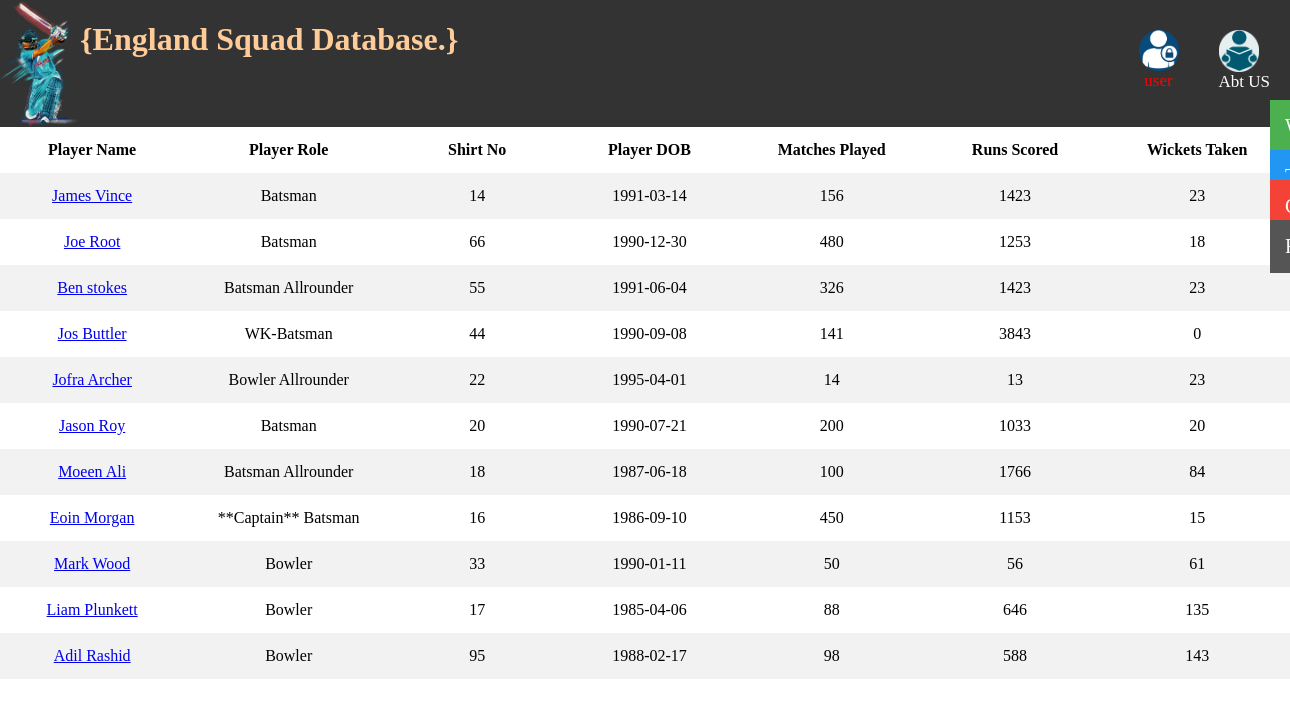
/engsquad.php (signed in), run on the app's committed database.
### tables this page shows
CREATE TABLE `England` (
  `name` varchar(20) DEFAULT NULL,
  `player_role` varchar(20) DEFAULT NULL,
  `player_shirt_no` int(11) NOT NULL,
  `player_birthdate` date DEFAULT NULL,
  `played` int(11) DEFAULT NULL,
  `runs` int(11) DEFAULT NULL,
  `wickets` int(11) DEFAULT NULL,
  `nat` varchar(30) NOT NULL DEFAULT 'England'
);

### engsquad.php (the view, shortened to what this page needs)
<?php
$con=mysqli_connect('localhost','root');
mysqli_select_db($con, 'cricket2');
$querry = "select * from England order by player_role = 'bowler' ";
$result = mysqli_query($con,$querry);
?>
<!DOCTYPE html>
<html>
<head>
<link rel="stylesheet" type="text/css" href="css/home.css">
<link rel="stylesheet" type="text/css" href="css/sidenav.css">
</head>
<body >
	<div class="navbar">
<img src="css/eng.png" width="80" height="90"; style="float: left;">
<h1 style="float: left; color:#ffcc99; "font-style: "Comic Sans MS">
{England Squad Database.} </h1>
 <a href="aboutus.php"><img src="css/us.png" width="40" height="60">Abt US</a>
 <a style="color: red" href="welcome.php"><img src="css/log.png" width="40" height="50"><?php echo $_SESSION['username']; ?></a>
  </div>
  <div id="mySidenav" class="sidenav">
  <a href="welcome.php" id="about">Welcome</a>
  <a href="teams.php" id="blog">Teams</a>
  <a href="coach.php" id="projects">Coach</a>
  <a href="ranking.php" id="contact">Ranking</a>
</div>
<table >
	<tr>
			<th>Player Name</th>
			<th>Player Role</th>
			<th>Shirt No</th>
			<th>Player DOB</th>
			<th>Matches Played</th>
			<th>Runs Scored</th>
			<th>Wickets Taken</th>
		</tr>
		<?php
		global $result;
		while ($rows=mysqli_fetch_assoc($result)):?>
			<tr align="center">
				<td><a href="#"><?php echo $rows['name'];?></a></td>
				<td><?php echo $rows['player_role'];?></td>
				<td><?php echo $rows['player_shirt_no'];?></td>
				<td><?php echo $rows['player_birthdate'];?></td>
				<td><?php echo $rows['played'];?></td>
				<td><?php echo $rows['runs'];?></td>
				<td><?php echo $rows['wickets']; ?>
				</td>
			</tr>
<?php endwhile;?>
</table>
</body>
</html>

### css/home.css (style rules this page uses)
* { box-sizing:border-box; }
body { font-family: "Arial", red serif); margin: 0; }
img { display: block; height: auto; max-width: 100%; }
.navbar { width: 100%; background-color: #555; overflow: auto; }
.navbar a { float: left; padding: 12px; color: white; text-decoration: none; font-size: 17px; }
.navbar { overflow: hidden; position: sticky; position: -webkit-sticky; top: 0; color: black; background-color: #333; }
.navbar a { float: right; display: block; color: white; text-align: center; padding: 30px 20px; text-decoration: none; }

### css/sidenav.css (style rules this page uses)
#mySidenav a { position: absolute; right: -80px; transition: 0.7s; padding: 15px; width: 100px; text-decoration: none; font-size: 20px; color: white; border-radius: 0 5px 5px 0; }
#about { top: 100px; background-color: #4CAF50; }
#blog { top: 150px; background-color: #2196F3; }
#projects { top: 180px; background-color: #f44336; }
#contact { top: 220px; background-color: #555 }

### engsquad.php (style rules this page uses)
table { border-collapse: collapse; width: 100%; }
th, td { border= 1px ; width: 900px; line-height: 30px; text-align: center; padding: 8px; }
tr:nth-child(even) { background-color: #f2f2f2; }

### data on the page
england: name "James Vince", player_role "Batsman", player_shirt_no "14", player_birthdate "1991-03-14", played "156", runs "1423", wickets "23"
england: name "Joe Root", player_role "Batsman", player_shirt_no "66", player_birthdate "1990-12-30", played "480", runs "1253", wickets "18"
england: name "Ben stokes", player_role "Batsman Allrounder", player_shirt_no "55", player_birthdate "1991-06-04", played "326", runs "1423", wickets "23"
england: name "Jos Buttler", player_role "WK-Batsman", player_shirt_no "44", player_birthdate "1990-09-08", played "141", runs "3843", wickets "0"
england: name "Jofra Archer", player_role "Bowler Allrounder", player_shirt_no "22", player_birthdate "1995-04-01", played "14", runs "13", wickets "23"
england: name "Jason Roy", player_role "Batsman", player_shirt_no "20", player_birthdate "1990-07-21", played "200", runs "1033", wickets "20"
england: name "Moeen Ali", player_role "Batsman Allrounder", player_shirt_no "18", player_birthdate "1987-06-18", played "100", runs "1766", wickets "84"
england: name "Eoin Morgan", player_role "**Captain** Batsman", player_shirt_no "16", player_birthdate "1986-09-10", played "450", runs "1153", wickets "15"
england: name "Mark Wood", player_role "Bowler", player_shirt_no "33", player_birthdate "1990-01-11", played "50", runs "56", wickets "61"
england: name "Liam Plunkett", player_role "Bowler", player_shirt_no "17", player_birthdate "1985-04-06", played "88", runs "646", wickets "135"
england: name "Adil Rashid", player_role "Bowler", player_shirt_no "95", player_birthdate "1988-02-17", played "98", runs "588", wickets "143"

### other printed values
$_SESSION['username'] "user"
